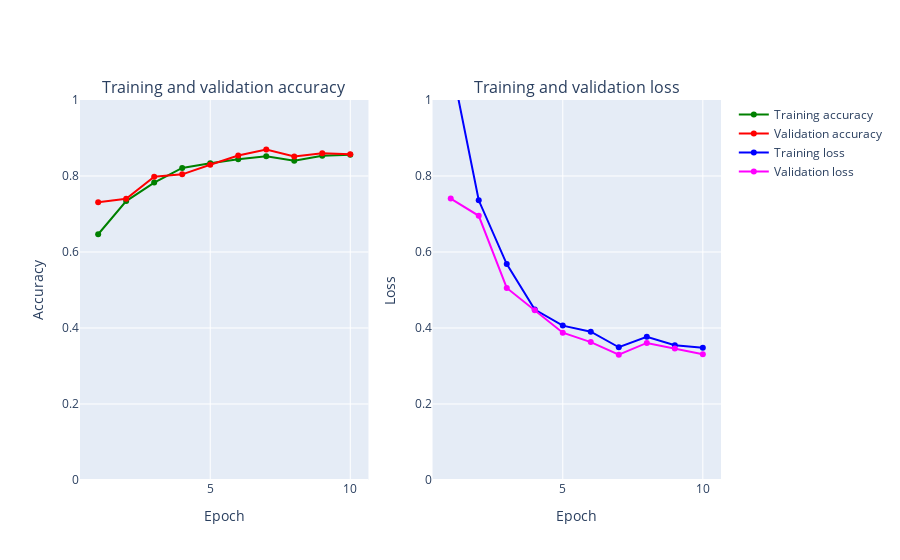

The notebook cell this image was saved under:
### Code cell
plot_accuracy_and_loss(train_model2)

### Figure 1 — Plotly figure (JSON) as saved in the notebook; plotly's stock layout.template omitted (floating-point values rounded to 4 significant figures)
{"data": [{"marker": {"color": "Green"}, "mode": "markers+lines", "name": "Training accuracy", "text": ["1", "2", "3", "4", "5", "6", "7", "8", "9", "10"], "type": "scatter", "x": [1, 2, 3, 4, 5, 6, 7, 8, 9, 10], "xaxis": "x", "y": [0.6467, 0.7341, 0.7827, 0.8211, 0.8335, 0.8444, 0.8522, 0.8404, 0.8531, 0.8558], "yaxis": "y"}, {"marker": {"color": "Red"}, "mode": "markers+lines", "name": "Validation accuracy", "text": ["1", "2", "3", "4", "5", "6", "7", "8", "9", "10"], "type": "scatter", "x": [1, 2, 3, 4, 5, 6, 7, 8, 9, 10], "xaxis": "x", "y": [0.7307, 0.7403, 0.7983, 0.8043, 0.8297, 0.8539, 0.8696, 0.8514, 0.8599, 0.8575], "yaxis": "y"}, {"marker": {"color": "Blue"}, "mode": "markers+lines", "name": "Training loss", "text": ["1", "2", "3", "4", "5", "6", "7", "8", "9", "10"], "type": "scatter", "x": [1, 2, 3, 4, 5, 6, 7, 8, 9, 10], "xaxis": "x2", "y": [1.103, 0.7361, 0.5682, 0.4484, 0.4063, 0.3902, 0.3493, 0.3769, 0.3544, 0.3483], "yaxis": "y2"}, {"marker": {"color": "Magenta"}, "mode": "markers+lines", "name": "Validation loss", "text": ["1", "2", "3", "4", "5", "6", "7", "8", "9", "10"], "type": "scatter", "x": [1, 2, 3, 4, 5, 6, 7, 8, 9, 10], "xaxis": "x2", "y": [0.7406, 0.6953, 0.5054, 0.4468, 0.3877, 0.3629, 0.3299, 0.3607, 0.3459, 0.3311], "yaxis": "y2"}], "layout": {"annotations": [{"font": {"size": 16}, "showarrow": false, "text": "Training and validation accuracy", "x": 0.225, "xanchor": "center", "xref": "paper", "y": 1, "yanchor": "bottom", "yref": "paper"}, {"font": {"size": 16}, "showarrow": false, "text": "Training and validation loss", "x": 0.775, "xanchor": "center", "xref": "paper", "y": 1, "yanchor": "bottom", "yref": "paper"}], "xaxis": {"anchor": "y", "domain": [0, 0.45], "title": {"text": "Epoch"}}, "xaxis2": {"anchor": "y2", "domain": [0.55, 1], "title": {"text": "Epoch"}}, "yaxis": {"anchor": "x", "domain": [0, 1], "range": [0, 1], "title": {"text": "Accuracy"}}, "yaxis2": {"anchor": "x2", "domain": [0, 1], "range": [0, 1], "title": {"text": "Loss"}}}}
